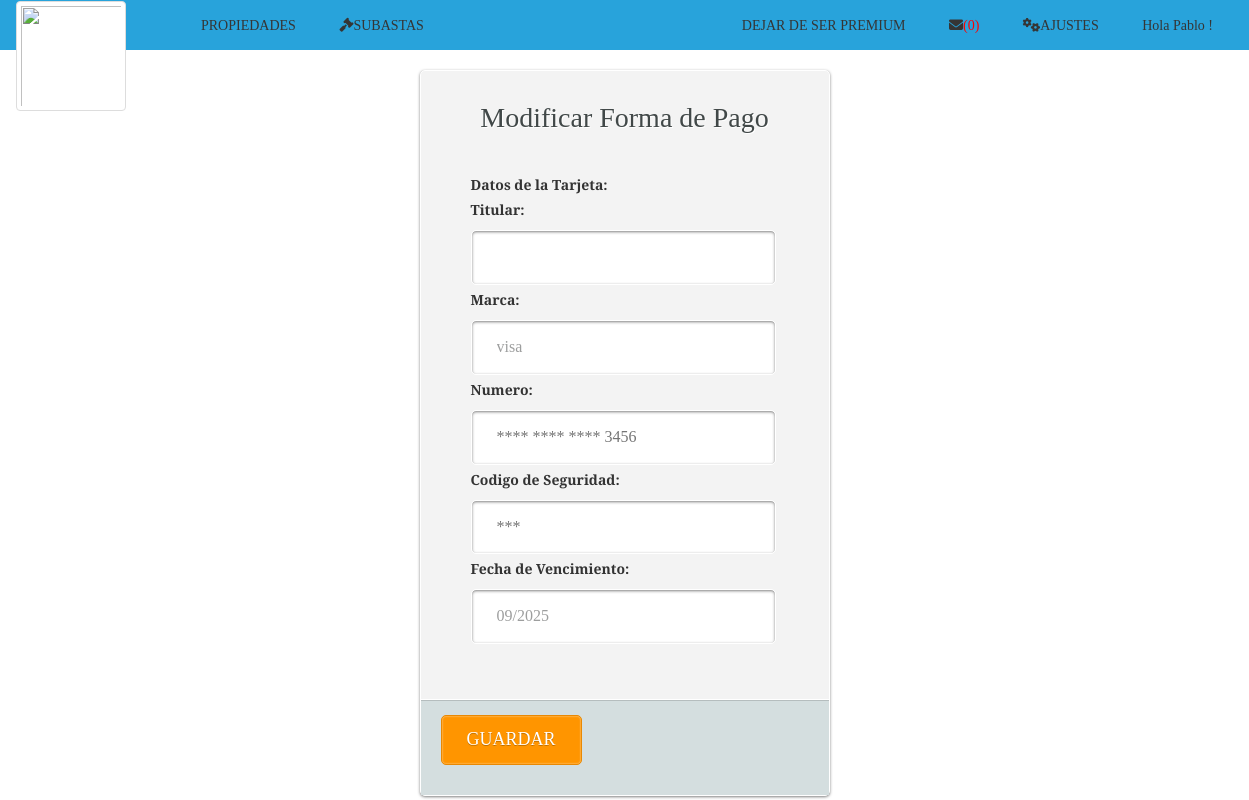
The app's page /modificarFormaDePago.php (signed in), older data.
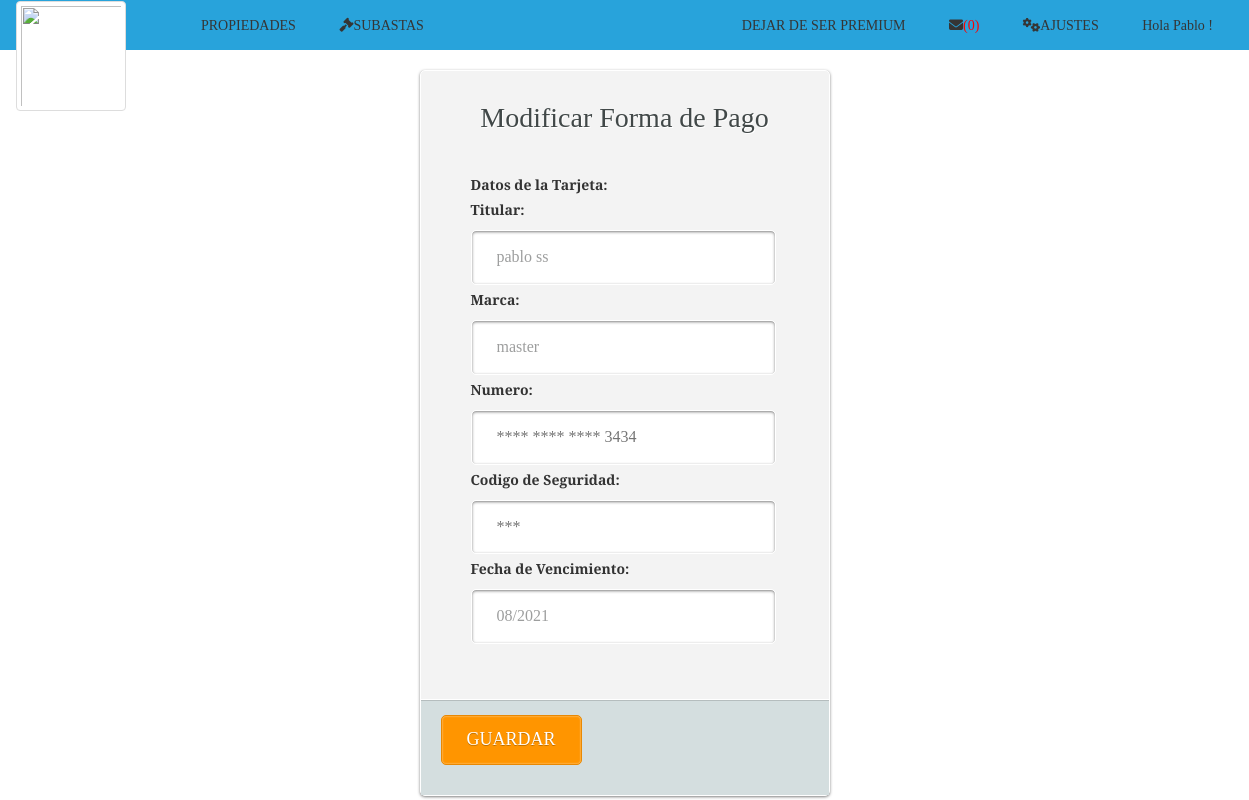
The same page, newer data.
### tables this page shows
CREATE TABLE `tarjeta` (
  `idTarjeta` int(11) NOT NULL,
  `idPersona` int(11) NOT NULL,
  `numero` bigint(16) NOT NULL,
  `marca` text NOT NULL,
  `vencimiento` text NOT NULL,
  `codigo` int(3) NOT NULL,
  `titular` text NOT NULL
);

### modificarFormaDePago.php (the view, shortened to what this page needs)
<html>
<head>
<?php
include("cabecera.php");
$link=conectar();
$id=($_SESSION['id']);
$var_consulta = "SELECT idTarjeta FROM persona WHERE IdPersona = '$id' ";
$var_resultado = mysqli_query($link, $var_consulta);
$row = mysqli_fetch_array($var_resultado);
$idT = $row['idTarjeta'];
$var_consulta = "SELECT * FROM tarjeta WHERE idTarjeta = '$idT' ";
$var_resultado = mysqli_query($link, $var_consulta);
$row = mysqli_fetch_array($var_resultado);
?>
	</head>
	<body>
		<div id="wrapper" style="margin-top: 0px">
			<form name="formulario" action="modificarFormaDePago2.php" method="POST" class="login-form" enctype="multipart/form-data" onsubmit="return validareg();">
				<div class="header">
					<h1> Modificar Forma de Pago</h1>
				</div>
				<div class="content">
					<label for="ubicacion">Datos de la Tarjeta: </label><br/>
					<label for="titular">Titular: </br></label>
					<input type="text" name="titular" class="input username" value='<?php echo "$row[titular]" ?>' required="required">
					<label for="marca">Marca: </br></label>
					<input type="text" name="marca" class="input username" value='<?php echo "$row[marca]" ?>' required="required">
					<label for="numero">Numero: </br></label>
					<?php  $ult4 = substr($row['numero'],12); ?>
					<input type="text" name="numero" class="input username" pattern="[0-9]{16}" title="Ingrese los 16 digitos de su tarjeta de credito" id="valNumero" placeholder='<?php echo "**** **** **** $ult4" ?>'required="required">
					<label for="codigo">Codigo de Seguridad: </br></label>
					<input type="text" name="codigo" class="input username" pattern="[0-9]{3}" title="Ingrese los 3 digitos del dorso de su tarjeta de credito" id="valCodigo" placeholder='<?php echo "***" ?>'required="required">
					<label for="vencimiento">Fecha de Vencimiento: </br></label>
					<input type="text" name="vencimiento" class="input username" pattern="[0-9*/]{7}" title="Ingrese la fecha de vencimiento con el formato mm/aaaa" id="valVencimiento" value='<?php echo "$row[vencimiento]" ?>'required="required">
			</div>
				<div class="footer">
					<input type="submit" name="login" value="GUARDAR" class="button" />
				</div>
			</form>
		</div>
	</body>
</html>

Row changes from the older to the newer data that the page shows:
no longer on this page (row edited): tarjeta: marca "visa", numero "**** **** **** 3456", vencimiento "09/2025"
added tarjeta: titular "pablo ss", marca "master", numero "**** **** **** 3434", vencimiento "08/2021"
